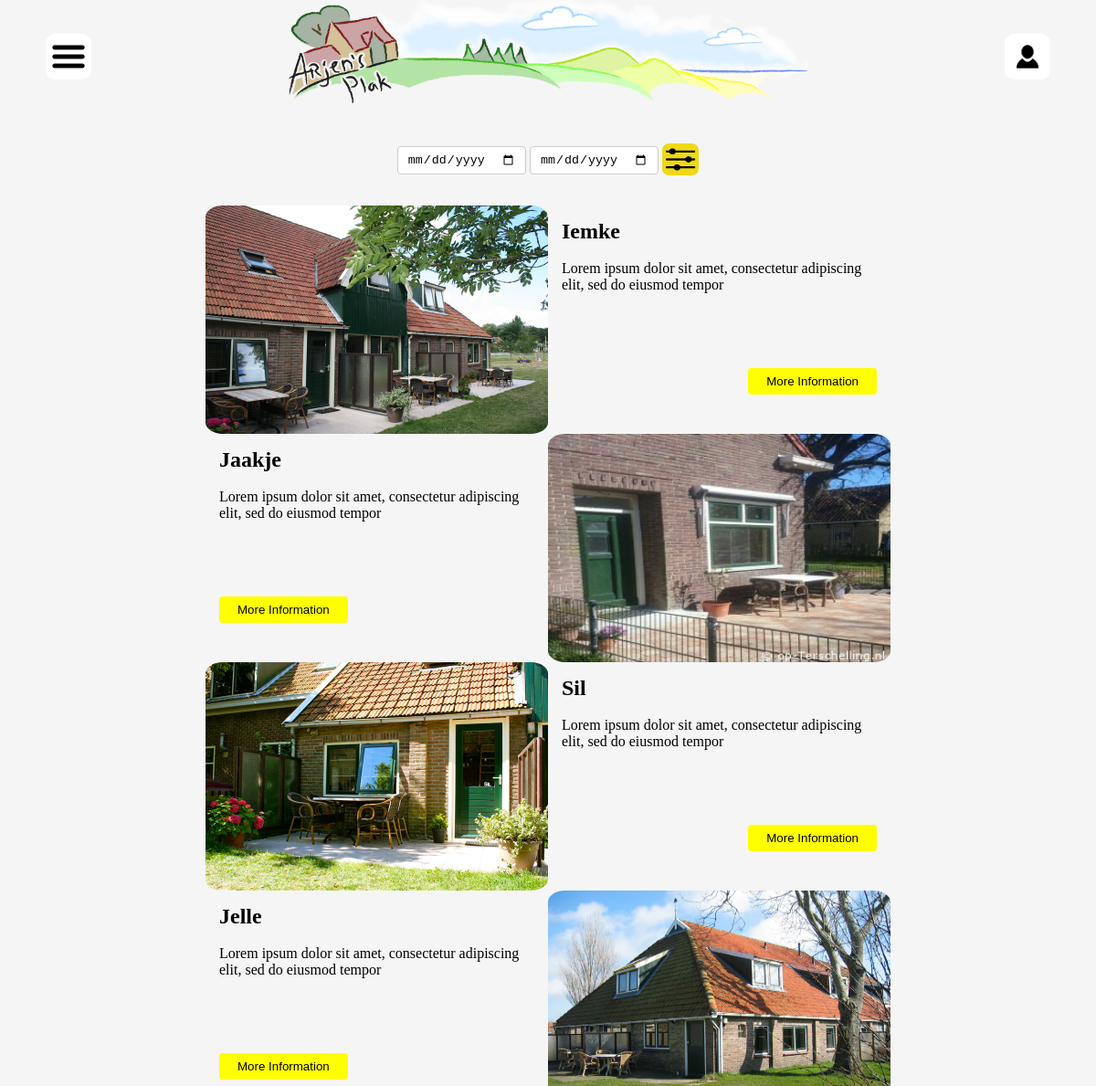
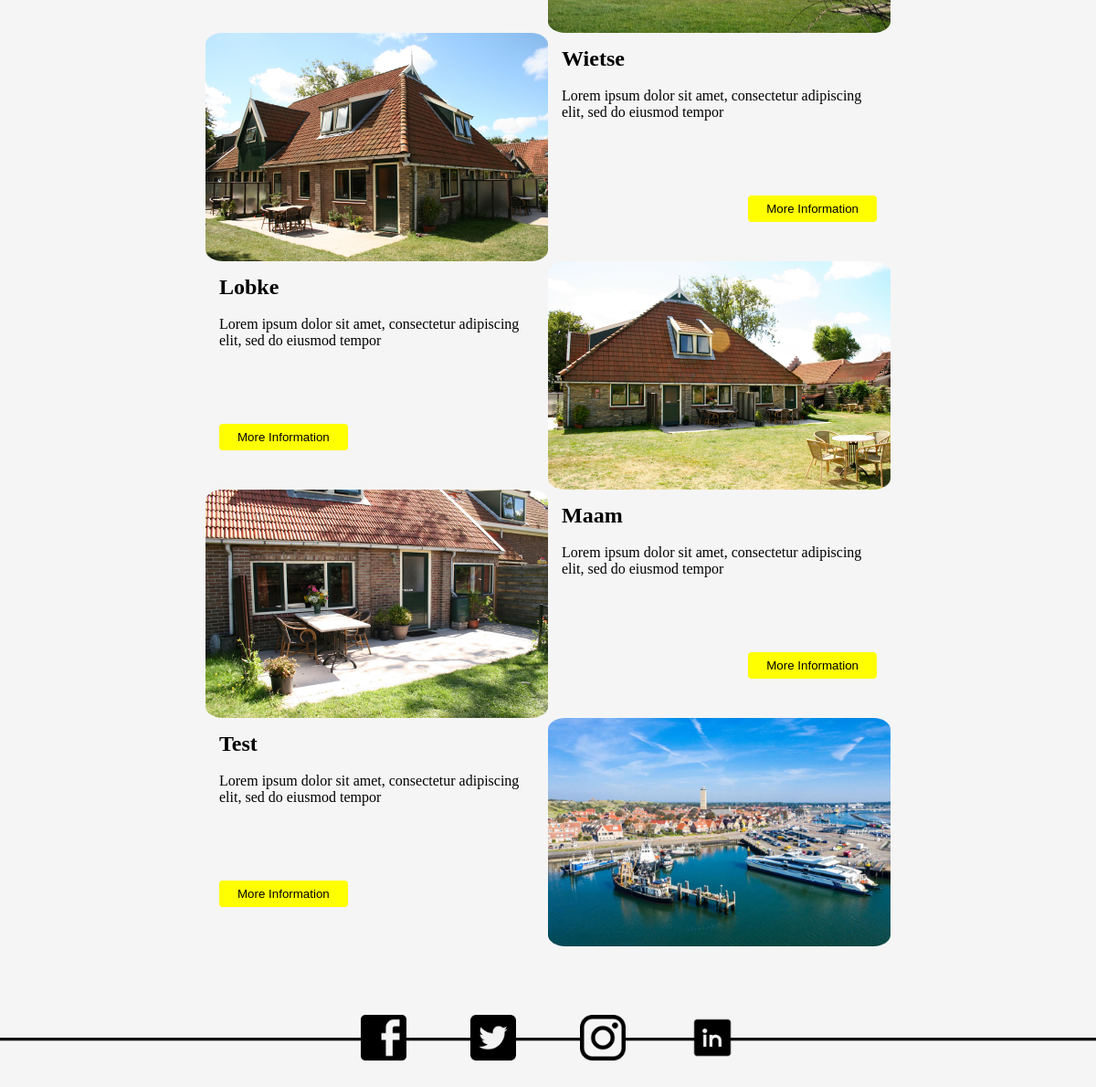
The page / on the database its author committed (2 pictures, top to bottom).
### tables this page shows
CREATE TABLE IF NOT EXISTS `apartments` (
    `apartment_id`      INT UNIQUE NOT NULL AUTO_INCREMENT,
    `name`              VARCHAR(50) NOT NULL,
    `description`       VARCHAR(500),
    `capacity`          TINYINT NOT NULL,
    `price_night_regular`       DECIMAL(8,2) NOT NULL,
    `price_week_regular`        DECIMAL(8,2) NOT NULL,
    `price_weekend_regular`     DECIMAL(8,2) NOT NULL,
    `price_night_season`        DECIMAL(8,2) NOT NULL,
    `price_week_season`         DECIMAL(8,2) NOT NULL,
    `price_weekend_season`      DECIMAL(8,2) NOT NULL,
    `price_night_vacation`      DECIMAL(8,2) NOT NULL,
    `price_week_vacation`       DECIMAL(8,2) NOT NULL,
    `price_weekend_vacation`    DECIMAL(8,2) NOT NULL,

    CONSTRAINT PK_apartment_id PRIMARY KEY (apartment_id)

);

### public_html/index.php (the view, shortened to what this page needs)
<!doctype html>
<html lang="en">
<head>
    <link rel='stylesheet' href='css/styles.css' type="text/css">
</head>
<body>
    <?php include 'php/header.php' ?>
    <div class="searchbox">
        <form action="reservation_apartment.php" method="POST">
            <input type="date" placeholder="Arrival" name='arrival' required>
            <input type="date" placeholder="Departure" name='departure' required>
            <input name="submit" type="submit" value=' '>
        </form>
    </div>
    <content>
        <?php
        $config = parse_ini_file('../config.ini');
        $conn = new mysqli($config['db_host'], $config['db_user'], $config['db_pass']);
        $conn->select_db($config['db_name'])
            or die("Could not load database: " . $conn->errno);
        $sql = "SELECT `apartment_id`, `name`, `description`, `capacity` FROM `apartments` ;";
        if ($stmt = $conn->prepare($sql)) {
            $stmt->execute()
                or die("Could not send the data to the database: " . $conn->errno);
            $stmt->bind_result($id, $name, $description, $capacity);
            $stmt->store_result();
        } else {
            die("Could not prepare statement: " . $conn->errno);
        }
        $counter = 1;
        if ($stmt->num_rows > 0) {
            while ($stmt->fetch()) {
                $path = "images/apartments/".$id."/header_image.{jpeg,gif,png,jpg}";
                $image = glob($path, GLOB_BRACE);
                if ($counter%2 !== 0) {
                   echo "<section>
                    <div class='imageBox' style='background: url(".$image[0]."); background-size: 100% 100%;'>
                    </div>
                    <div class='information'>
                        <div>
                            <h2>".$name."</h2><br>
                            <p>Lorem ipsum dolor sit amet, consectetur adipiscing elit, sed do eiusmod tempor</p>
                        </div>
                        <div class='button_info_right'>
                            <form method='POST' action='apartment.php?id=".$id."'>
                            <input type='submit' name='button_info' value='More Information'>
                            </form>
                        </div>
                    </div>
                </section>";
                $counter++;
                } else {
                    echo " <section>
                    <div class='information'>
                        <div>
                            <h2>".$name."</h2><br>
                            <p>Lorem ipsum dolor sit amet, consectetur adipiscing elit, sed do eiusmod tempor</p>
                        </div>
                        <div class='button_info_left'>
                            <form method='POST' action='apartment.php?id=".$id."'>
                            <input type='submit' name='button_info' value='More Information'>
                            </form>
                        </div>
                    </div>
                    <div class='imageBox' style='background: url(".$image[0]."); background-size: 100% 100%;'>
                    </div>
                </section>";
                $counter--;
                }
            }
        } else {
            die("There are no apartments available at this time. Check back later or contact the administrator.");
        }
        ?>
    </content>
    <?php include 'php/footer.php' ?>
</body>
</html>

### public_html/php/header.php (shortened to what this page needs)
<header>
    <div class="menu">
        <button onclick="toggleMenu()" class="dropbtn" id="buttonImage"> </button>
    </div>
    <div class="banner">
        <a href="index.php"><img src="images/banner2.png" alt="banner" width="568.42x" height="120px"></a>
    </div>
    <div class="account">
       <button onclick="toggleMenuRight()" class="dropbtn" id="buttonImageAccount"> </button>
    </div>
</header>

### public_html/php/footer.php
<footer>
        <a href="https://www.facebook.com/" target="_BLANK" rel="noopener noreferrer"><img id="footer_image" src="images/footer/facebook.png" alt="facebook" width="50px" height="50px"></a>
        <a href="https://twitter.com/home?lang=en" target="_BLANK" rel="noopener noreferrer"><img id="footer_image" src="images/footer/twitter.png" alt="facebook" width="50px" height="50px"></a>
        <a href="https://www.instagram.com/" target="_BLANK" rel="noopener noreferrer"><img id="footer_image" src="images/footer/insta.png" alt="facebook" width="50px" height="50px"></a>
        <a href="https://www.linkedin.com/" target="_BLANK" rel="noopener noreferrer"><img  id="footer_image" src="images/footer/linkedin.png" alt="facebook" width="50px" height="50px"></a>
</footer>

### public_html/css/styles.css (style rules this page uses)
* { margin: 0px; padding: 0px; }
body { background-color: #f5f5f5; display: flex; flex-direction: column; justify-content: center; }
header { display: flex; justify-content: space-between; padding-left: 50px; padding-right: 50px; align-items: center; }
.menu { order: 1; }
.dropbtn { border: none; cursor: pointer; padding: 25px; border-radius: 20%; }
#buttonImage { background: url("../images/Hamburger_icon.jpg") repeat 0 0; background-size: 50px 50px; }
#buttonImageAccount { background: url("../images/43931722-user-icon-account-button-on-dark-background.jpg") repeat 0 0; background-size: 50px 50px; }
.account { order: 3; }
.banner { order: 2; }
.searchbox { margin: 25px; display: flex; align-items: center; justify-content: center; background-color: inherit; }
input[type=date] { padding: 6px 10px; margin: 4px 0; border: 1px solid #ccc; border-radius: 4px; }
.searchbox input[type=submit] { background: url("../images/filter.png") repeat 0 0; border: 0; border-radius: 20%; height: 35px; width: 35px; background-repeat: no-repeat; background-size: 100% 100%; }
content { display: flex; flex-direction: column; align-items: center; justify-content: center; flex-wrap: wrap; }
section { display: flex; background-color: inherit; flex-wrap: wrap; }
.imageBox { display: flex; justify-content: flex-end; border-radius: 5%; width: 375px; height: 250px; background-repeat: no-repeat; background-size: 100% 100%; }
.information { box-sizing: border-box; display: flex; flex-wrap: wrap; flex-direction: column; background-color: inherit; justify-content: space-between; padding: 15px; width: 375px; overflow-x: hidden; overflow-y: hidden; }
.button_info_right { align-self: flex-end; padding-bottom: 20px; }
.button_info_left { align-self: flex-start; padding-bottom: 20px; }
footer { margin-top: 50px; background: url("../images/footer/footer.png"); background-repeat: no-repeat; background-size: 100% 100%; display: flex; justify-content: space-around; padding-left: 30%; padding-right: 30%; }
#footer_image { margin: 25px; }
input[type=submit], input[type=reset] { background-color: yellow; color: black; padding: 7px 20px; margin: 8px 0; border: none; border-radius: 4px; cursor: pointer; }

### rows shown on the page
apartments: apartment_id (picture), name "Iemke"
apartments: name "Jaakje", apartment_id (picture)
apartments: apartment_id (picture), name "Sil"
apartments: name "Jelle", apartment_id (picture)
apartments: apartment_id (picture), name "Wietse"
apartments: name "Lobke", apartment_id (picture)
apartments: apartment_id (picture), name "Maam"
apartments: name "Test", apartment_id (picture)
